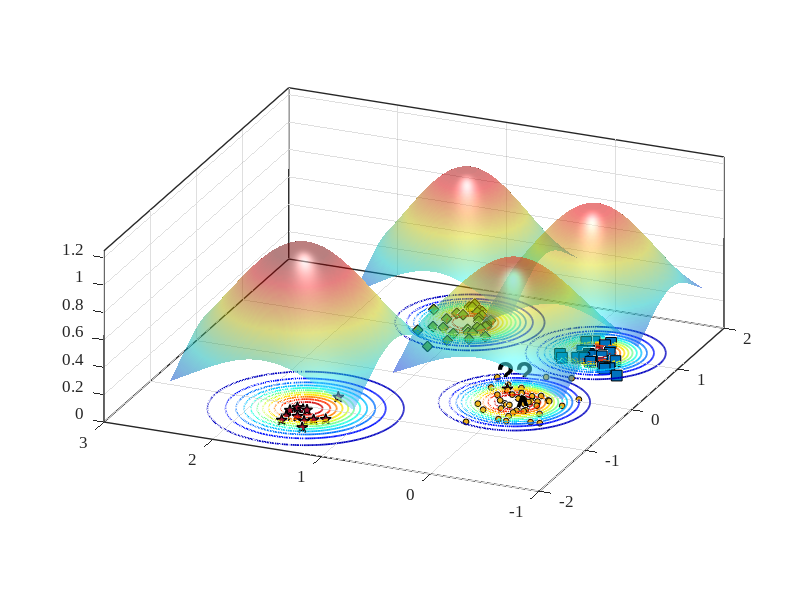

MATLAB code to generate this figure:
%% Reproduce EVM-style demo figure (no toolboxes)
clear; close all; clc; rng(7);

% ---------- 1) 合成四类二维数据 ----------
% 类中心（大致对应图中位置）
C_star  = [-1.15  1.55];   % 红色星
C_diam  = [ 1.25  1.05];   % 绿色菱形
C_square= [ 1.05 -0.20];   % 蓝色方块
C_dot   = [-0.20  0.00];   % 蓝色小点（被 A 标注影响的那簇）

% 协方差（控制每簇形状）
S = @(sx,sy,rho)[sx^2 rho*sx*sy; rho*sx*sy sy^2];
Sig_star   = S(0.18,0.20, 0.05);
Sig_diam   = S(0.22,0.18,-0.10);
Sig_square = S(0.20,0.16, 0.05);
Sig_dot    = S(0.25,0.18, 0.00);

% 从高斯采样（不用 mvnrnd）
sample = @(N,mu,SIG) (randn(N,2)*chol(SIG,'lower') + mu);

X_star   = sample(12,C_star,   Sig_star);
X_diam   = sample(30,C_diam,   Sig_diam);
X_square = sample(28,C_square, Sig_square);
X_dot    = sample(45,C_dot,    Sig_dot);

% 加一个“离群星”靠近 A（见原图左中）
X_star = [X_star; 0.02 0.15];

% ---------- 2) 底面散点与样式 ----------
figure('Color','w','Position',[100,100,800,600]);
hold on; box on; grid on;
z0 = 0; % 所有散点都放在 z=0 的平面

scatter3(X_star(:,1),  X_star(:,2),  z0+zeros(size(X_star,1),1),  70, ...
        'pentagram', 'filled', 'MarkerEdgeColor','k', 'MarkerFaceColor',[0.635294 0.0784314 0.184314], 'LineWidth',1.0); % 红色五角星 #A2142F
scatter3(X_diam(:,1),  X_diam(:,2),  z0+zeros(size(X_diam,1),1),  60, ...
        'd', 'filled', 'MarkerEdgeColor','k', 'MarkerFaceColor',[0.466667 0.674510 0.188235]); % 绿色菱形 #77AC30
scatter3(X_square(:,1),X_square(:,2),z0+zeros(size(X_square,1),1),60, ...
        's', 'filled', 'MarkerEdgeColor','k', 'MarkerFaceColor',[0 0.447059 0.741176]); % 蓝色正方形 #0072BD
scatter3(X_dot(:,1),   X_dot(:,2),   z0+zeros(size(X_dot,1),1),   18, ...
        'o', 'filled', 'MarkerEdgeColor','k', 'MarkerFaceColor',[0.929412 0.694118 0.125490]); % 黄色圆形 #EDB120

% ---------- 3) ψ-model 等值环（彩色同心） ----------
% 采用带形状参的径向函数 psi(r) = exp(-(r/s)^t)
psi = @(X,Y,cx,cy,s,t) exp( - ( sqrt((X-cx).^2 + (Y-cy).^2) ./ s ).^t );

% 选几处“极端向量/代表点”（包含 A 所在）
EV = [ -0.23 -0.02 ;   % A 对应蓝点极端向量
        1.06 -0.22 ;   % 蓝方块
        1.28  1.03 ;   % 绿菱形
       -1.05  1.55 ];  % 红星
scale = [0.42, 0.36, 0.40, 0.48];   % 各自 scale
shape = [2.6,  2.2,  2.4,  2.0];    % 各自 shape

% 网格
[xg,yg] = meshgrid(linspace(-3,3,400));
colormap(jet); caxis([0 1]);

% 等高线层级（红到蓝：高到低）
levels = linspace(1.0,0.05,12);

for k = 1:size(EV,1)
    Z = psi(xg,yg,EV(k,1),EV(k,2),scale(k),shape(k));
    [~, h] = contour(xg,yg,Z,levels);    % 直接画在底面，保持颜色映射
    set(h,'LineWidth',1.25);

    % 将等高线明确压到 z=0（兼容不同 MATLAB 版本）
    ch = get(h,'Children');
    for ic = 1:numel(ch)
        zd = get(ch(ic),'ZData');
        if ~isempty(zd)
            set(ch(ic),'ZData',zeros(size(zd))); % 强制贴在 z=0
        end
    end
end

% 标出 A 与问号
text(-0.34,-0.06,0.02,'A','FontWeight','bold','FontSize',20,'Color','k');
text( 0.25, 0.35,0.03,'??','FontWeight','bold','FontSize',22,'Color','k');
text( 2.90,-0.05,0.03,'?','FontWeight','bold','FontSize',22,'Color','k');

% ---------- 4) 上方半透明“钟形面”（表示类支持/概率） ----------
% 用四个高斯穹顶，中心与各簇一致
gauss2 = @(X,Y,cx,cy,s) exp(-((X-cx).^2 + (Y-cy).^2)/(2*s^2));
tops  = {C_star, C_diam, C_square, C_dot};
sigT  = [0.65 0.55 0.55 0.60];
amp   = [1.05 0.95 0.90 0.85];

% 抬高穹顶，并缩小每个穹顶的覆盖范围（为每个穹顶使用局部网格）
zlift      = 0.18;   % 统一抬高量（不改变颜色映射）
spanFactor = 1.3;    % 每个穹顶半宽 = spanFactor * sigma（越小覆盖越小）
gridN      = 121;    % 局部网格分辨率

for i=1:4
    cx = tops{i}(1); cy = tops{i}(2);
    span = spanFactor * sigT(i);
    [xgi,ygi] = meshgrid(linspace(cx - span, cx + span, gridN), ...
                         linspace(cy - span, cy + span, gridN));

    Zt = amp(i) * gauss2(xgi,ygi,cx,cy,sigT(i));
    % 用 Zt 作为颜色，Zt+zlift 作为高度，从而抬高且保留原色
    s1 = surf(xgi,ygi, Zt + zlift, Zt, 'EdgeColor','none', 'FaceAlpha',0.5);
end
shading interp; camlight headlight; lighting gouraud;

% ---------- 5) 轴、视角与观感 ----------
xlim([-2 2]); ylim([-1 3]); zlim([0 1.25]); view(-67,22);
axis vis3d; daspect([1 1 0.8]);
set(gca,'FontName','Times New Roman','FontSize',12,'LineWidth',1);
% xlabel('x'); ylabel('y'); zlabel('score / \psi');

% 网格和背景风格
grid on; 
% set(gca,'GridAlpha',0.2,'MinorGridAlpha',0.2);
